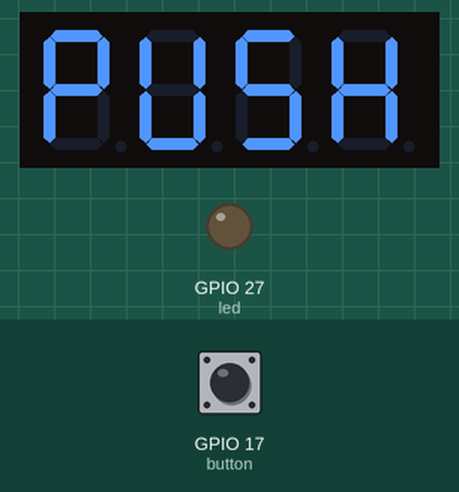
Recording of a program running on a simulated Raspberry Pi (BCM pin numbers). Parts: 4-digit seven-segment display, output pins drawn as LEDs (lit = HIGH). The test bench sets the inputs (shaded band); at power-on: GPIO 17 (button) HIGH.

Above: at 1.2 s.
1.3 s: GPIO 17 (button) pulled LOW for 0.15 s
At 2.2 s:
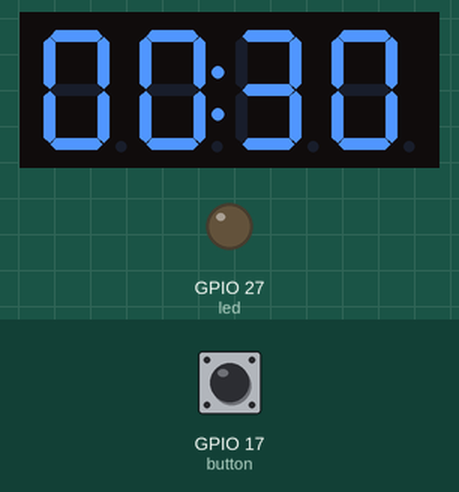
At 32.61 s:
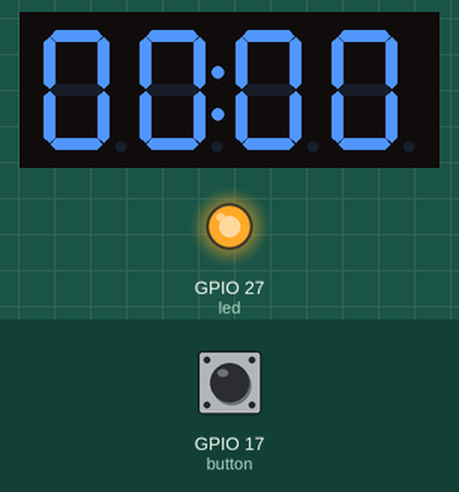
Timing chart, 0 to 34.7 s (numbered marks = the images above; inputs shaded):
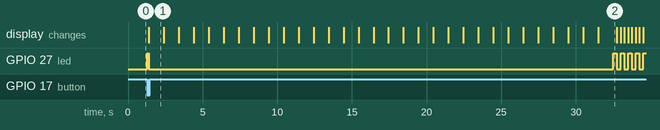

The program:

timer.py
```python
import time
import tm1637
from gpiozero import LED, Button

TM_CLK = 24
TM_DIO = 23
BUTTON_PIN = 17
LED_PIN = 27

tm = tm1637.TM1637(clk=TM_CLK, dio=TM_DIO)
tm.brightness(7)
tm.show("PUSH")

led = LED(LED_PIN)
button = Button(BUTTON_PIN, pull_up=True)

def show_mmss(total_seconds: int):
    m = total_seconds // 60
    s = total_seconds % 60
    tm.numbers(m, s)

def blink_alarm(blink_count=10, on_time=0.25, off_time=0.25):
    for _ in range(blink_count):
        led.on()
        tm.numbers(0, 0)
        time.sleep(on_time)

        led.off()
        tm.show("    ")
        time.sleep(off_time)

    tm.numbers(0, 0)

def run_timer():
    for remaining in range(30, -1, -1):
        show_mmss(remaining)
        time.sleep(1)
    blink_alarm()


try:
    while True:
        button.wait_for_press()

        led.on()
        time.sleep(0.1)
        led.off()

        run_timer()

        button.wait_for_release()
        tm.show("PUSH")
except KeyboardInterrupt:
    pass

finally:
    led.off()
```

Measured:
- after the input at 1.3 s, GPIO 27 (led): goes HIGH 0.10 s, LOW 31.1 s, 4 × (HIGH 0.25 s, LOW 0.25 s), then HIGH, starting at once; the display: changes after 0.10 s (image 1)
- what the display in image 2 shows lasts 1.2 s, from 31.5 s to 32.7 s
